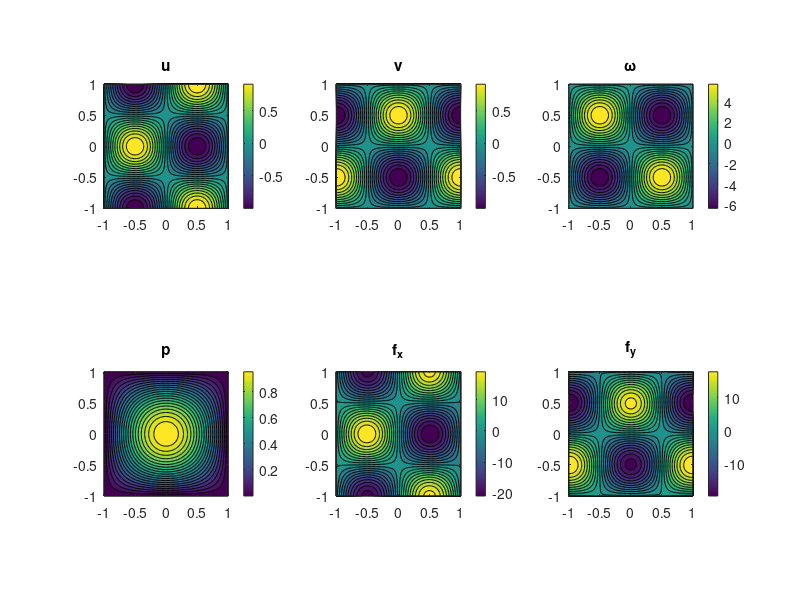

Recreate this plot in MATLAB.
% clear all
% close all
% clc


%% Case 1   Proot thesis (pag 72), Gerritsma & Phillips [65]

% x = linspace(0,1,100);
% y = linspace(0,1,100);
% 
% [X,Y] = meshgrid(y,x);
% 
% u_ex  = -sin(2*pi*X).*cos(2*pi*Y);
% v_ex  = cos(2*pi*X).*sin(2*pi*Y);
% p_ex  = sin(pi*X).*sin(pi*Y);
% fx_ex = pi*cos(pi*X).*sin(pi*Y)-8*pi^2*sin(2*pi*X).*cos(2*pi*Y);
% fy_ex = pi*sin(pi*X).*cos(pi*Y)+8*pi^2*cos(2*pi*X).*sin(2*pi*Y);
% F_ex  = sqrt(fx_ex.^2+fy_ex.^2);
% ax = [0 1 0 1];

%% case 2 Adapted Proot

x = linspace(-1,1,100);
y = linspace(-1,1,100);

[X,Y] = meshgrid(y,x);

u_ex  = -sin(pi*X).*cos(pi*Y);
v_ex  = cos(pi*X).*sin(pi*Y);
w_ex = -2*pi*sin(pi*X).*sin(pi*Y);
p_ex  = cos(pi/2*X).*cos(pi/2*Y);
fx_ex = -pi/2*sin(pi/2*X).*cos(pi/2*Y)-2*pi^2*sin(pi*X).*cos(pi*Y);
fy_ex = -pi/2*cos(pi/2*X).*sin(pi/2*Y)+2*pi^2*cos(pi*X).*sin(pi*Y);
F_ex  = sqrt(fx_ex.^2+fy_ex.^2);
ax = [-1 1 -1 1];

%% case 3 Bodard 2008

% x = linspace(-1,1,100);
% y = linspace(-1,1,100);
% 
% [X,Y] = meshgrid(y,x);
% 
% u_ex  =    -cos(pi/2*X).*sin(pi/2*Y);
% v_ex  =     sin(pi/2*X).*cos(pi/2*Y);
% w_ex  =  pi*cos(pi/2*X).*cos(pi/2*Y);
% p_ex  = -pi*sin(pi/2*X).*sin(pi/2*Y);
% fx_ex = -pi^2*cos(pi/2*X).*sin(pi/2*Y);
% fy_ex = 0*X;
% F_ex  = sqrt(fx_ex.^2+fy_ex.^2);
% ax = [-1 1 -1 1];

%% Plotten

figure
subplot(2,3,1)
contourf(X,Y,u_ex,20)
colorbar
axis equal
axis(ax)
title('u')
subplot(2,3,2)
contourf(X,Y,v_ex,20)
colorbar
axis equal
axis(ax)
title('v')
subplot(2,3,3)
contourf(X,Y,w_ex,20)
colorbar
axis equal
axis(ax)
title('\omega')
subplot(2,3,4)
contourf(X,Y,p_ex,20)
colorbar
axis equal
axis(ax)
title('p')
subplot(2,3,5)
contourf(X,Y,fx_ex,20)
colorbar
axis equal
axis(ax)
title('f_x')
subplot(2,3,6)
contourf(X,Y,fy_ex,20)
colorbar
axis equal
axis(ax)
title('f_y')
